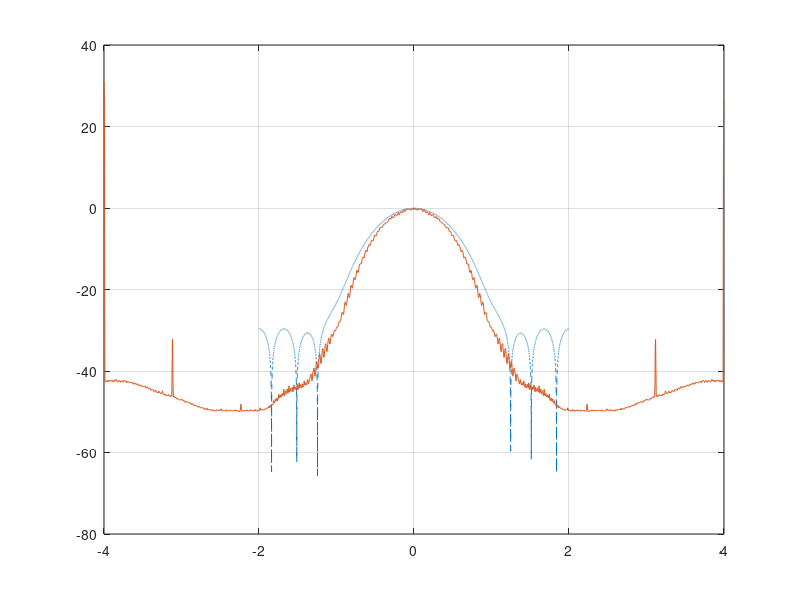

MATLAB code for this plot: (Note: this script raises an error after producing the figure.)
fileID = fopen('FreqTestFileFromMatlabPSI_r.txt','r');
formatSpec = '%f';
A = fscanf(fileID,formatSpec);
% whos A
fclose(fileID);
myAxis = -2:4/length(A):2-1/length(A);



% RR = pwelch(ss,blackman(nfft),nfft/2,nfft,'twosided')*1000000;

figure(1); clf;
plot(myAxis,10*log10((fftshift(A)))-4,'--')
% whos myAxis 

load('RR1.mat')
% rr = ifft(RR);
% rr = resample(rr,100,1);
% RR = fft(RR);
hold on
myAxis = -4:8/length(RR):4-1/length(RR);
plot(myAxis,10*log10(fftshift(RR))-65-5)
grid on
hold off

% marge = axis;
% axis([-2 2 -50 10])

latexWidth = 5;
latexHeight = 4;
ff = gcf;
homer = ff.Units;
ff.Units = 'inches';
bart = ff.Position;
ff.Position = [bart(1:2) latexWidth latexHeight];
ff.PaperPositionMode = 'auto';
ff.Units = homer;
xlabel('cycles/bit')
ylabel('Magintude (dB)')
% title('SOQPSK-TG Constellation')
legend('\Psi','SOQPSK Power Spectrum','Location','South')
print(ff, '-depsc', ['file_name']) %save as eps a 






data_bits = randi([0 1],2^14*2,1);
data_bits = data_bits(1:6144);
ss = SOQPSK_modulator(10,data_bits);
s = ss(100:5:end-100);
[myXcorr lags] = xcorr(s);
myXcorr = myXcorr/max(abs(myXcorr));

figure(2); clf
subplot(211)
plot(lags,real(myXcorr)); grid on; hold on
myI = find(real(myXcorr)>0.04);
plot(lags(myI),real(myXcorr(myI)),'bo'); grid on; hold on
% axis
% axis
subplot(212)
plot(lags,imag(myXcorr),'b'); grid on; hold on
plot(lags,imag(myXcorr),'bo'); grid on; hold on
% axis = marge;
